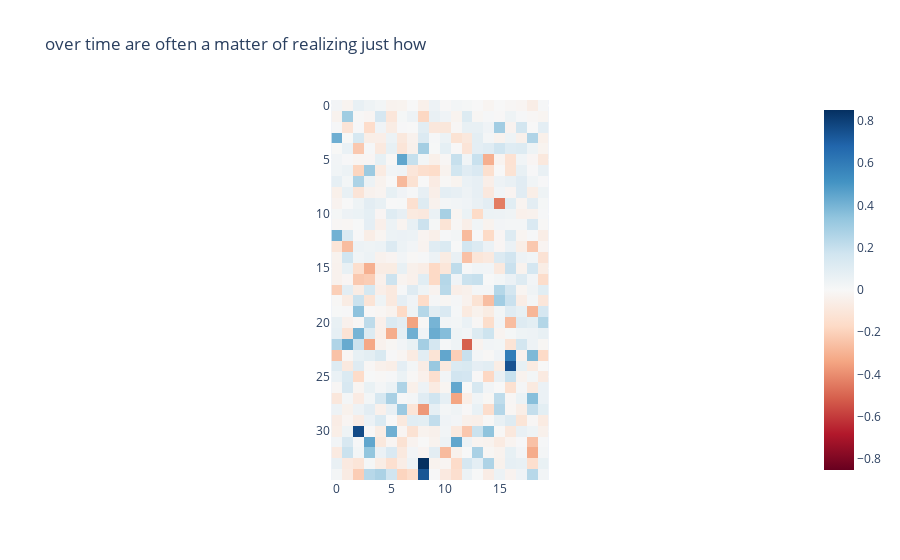
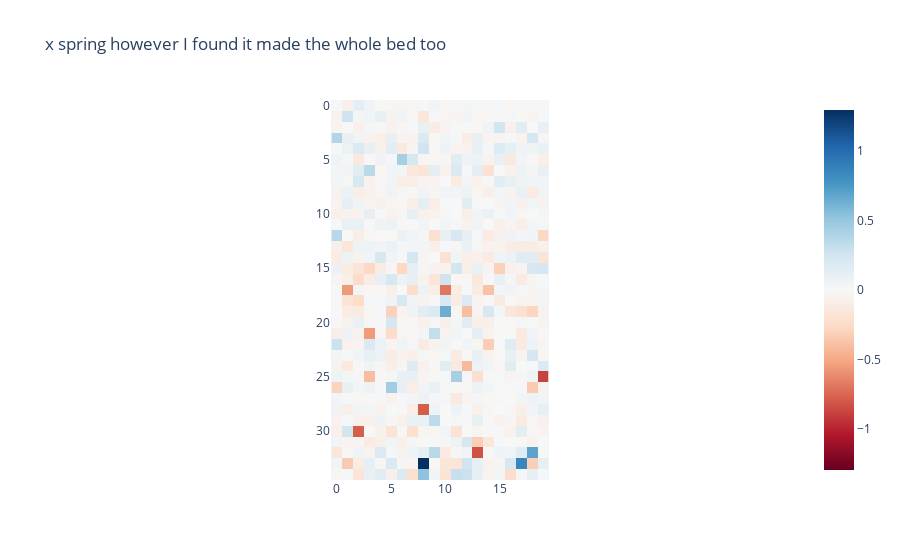
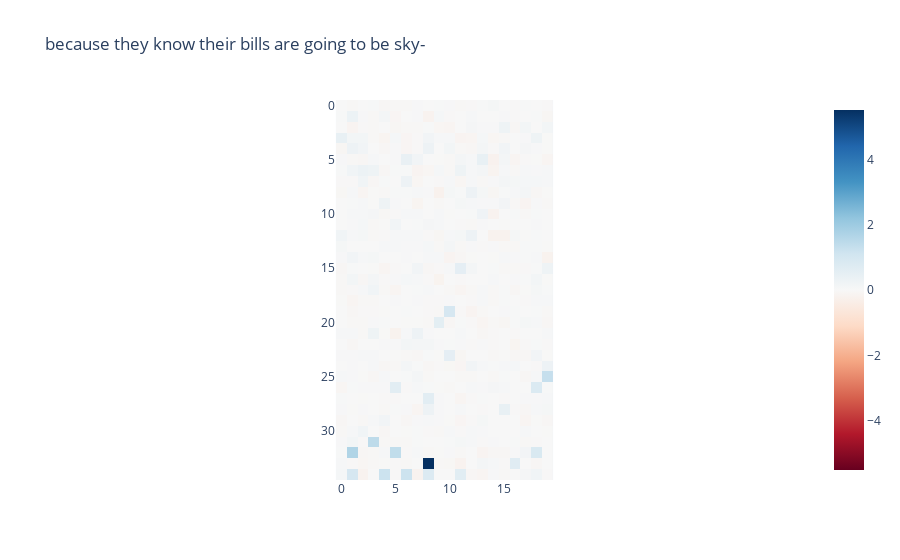
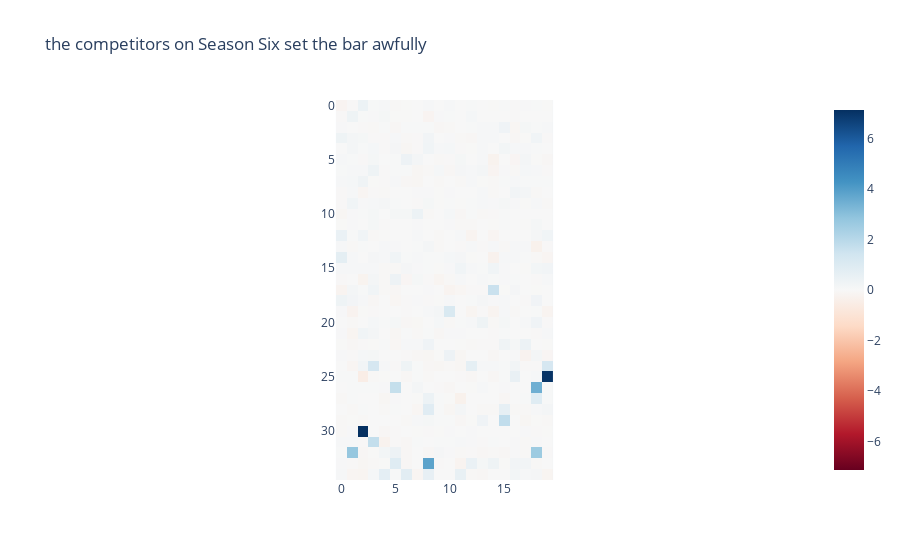

Notebook source saved alongside these figures, in order:
### Code cell
head_attribution_lh = einops.rearrange(head_attribution, "batch (layer head) -> batch layer head", head=model.cfg.n_heads)
for prompt_index in range(len(examples)):
    imshow(head_attribution_lh[prompt_index, :, :], title=f"{examples[prompt_index][-50:]}")

### Figure 1 — Plotly figure (JSON) as saved in the notebook; plotly's stock layout.template omitted (floating-point values rounded to 4 significant figures; data arrays with more than 128 entries replaced by an {"elided": "..."} marker saying what was removed)
{"data": [{"coloraxis": "coloraxis", "hovertemplate": "x: %{x}<br>y: %{y}<br>color: %{z}<extra></extra>", "name": "0", "type": "heatmap", "xaxis": "x", "yaxis": "y", "z": {"elided": "35x20 float values"}}], "layout": {"coloraxis": {"cmid": 0, "colorscale": [[0, "rgb(103,0,31)"], [0.1, "rgb(178,24,43)"], [0.2, "rgb(214,96,77)"], [0.3, "rgb(244,165,130)"], [0.4, "rgb(253,219,199)"], [0.5, "rgb(247,247,247)"], [0.6, "rgb(209,229,240)"], [0.7, "rgb(146,197,222)"], [0.8, "rgb(67,147,195)"], [0.9, "rgb(33,102,172)"], [1, "rgb(5,48,97)"]]}, "title": {"text": "over time are often a matter of realizing just how"}, "xaxis": {"anchor": "y", "constrain": "domain", "domain": [0, 1], "scaleanchor": "y"}, "yaxis": {"anchor": "x", "autorange": "reversed", "constrain": "domain", "domain": [0, 1]}}}

### Figure 2 — Plotly figure (JSON) as saved in the notebook; plotly's stock layout.template omitted (floating-point values rounded to 4 significant figures; data arrays with more than 128 entries replaced by an {"elided": "..."} marker saying what was removed)
{"data": [{"coloraxis": "coloraxis", "hovertemplate": "x: %{x}<br>y: %{y}<br>color: %{z}<extra></extra>", "name": "0", "type": "heatmap", "xaxis": "x", "yaxis": "y", "z": {"elided": "35x20 float values"}}], "layout": {"coloraxis": {"cmid": 0, "colorscale": [[0, "rgb(103,0,31)"], [0.1, "rgb(178,24,43)"], [0.2, "rgb(214,96,77)"], [0.3, "rgb(244,165,130)"], [0.4, "rgb(253,219,199)"], [0.5, "rgb(247,247,247)"], [0.6, "rgb(209,229,240)"], [0.7, "rgb(146,197,222)"], [0.8, "rgb(67,147,195)"], [0.9, "rgb(33,102,172)"], [1, "rgb(5,48,97)"]]}, "title": {"text": "x spring however I found it made the whole bed too"}, "xaxis": {"anchor": "y", "constrain": "domain", "domain": [0, 1], "scaleanchor": "y"}, "yaxis": {"anchor": "x", "autorange": "reversed", "constrain": "domain", "domain": [0, 1]}}}

### Figure 3 — Plotly figure (JSON) as saved in the notebook; plotly's stock layout.template omitted (floating-point values rounded to 4 significant figures; data arrays with more than 128 entries replaced by an {"elided": "..."} marker saying what was removed)
{"data": [{"coloraxis": "coloraxis", "hovertemplate": "x: %{x}<br>y: %{y}<br>color: %{z}<extra></extra>", "name": "0", "type": "heatmap", "xaxis": "x", "yaxis": "y", "z": {"elided": "35x20 float values"}}], "layout": {"coloraxis": {"cmid": 0, "colorscale": [[0, "rgb(103,0,31)"], [0.1, "rgb(178,24,43)"], [0.2, "rgb(214,96,77)"], [0.3, "rgb(244,165,130)"], [0.4, "rgb(253,219,199)"], [0.5, "rgb(247,247,247)"], [0.6, "rgb(209,229,240)"], [0.7, "rgb(146,197,222)"], [0.8, "rgb(67,147,195)"], [0.9, "rgb(33,102,172)"], [1, "rgb(5,48,97)"]]}, "title": {"text": "because they know their bills are going to be sky-"}, "xaxis": {"anchor": "y", "constrain": "domain", "domain": [0, 1], "scaleanchor": "y"}, "yaxis": {"anchor": "x", "autorange": "reversed", "constrain": "domain", "domain": [0, 1]}}}

### Figure 4 — Plotly figure (JSON) as saved in the notebook; plotly's stock layout.template omitted (floating-point values rounded to 4 significant figures; data arrays with more than 128 entries replaced by an {"elided": "..."} marker saying what was removed)
{"data": [{"coloraxis": "coloraxis", "hovertemplate": "x: %{x}<br>y: %{y}<br>color: %{z}<extra></extra>", "name": "0", "type": "heatmap", "xaxis": "x", "yaxis": "y", "z": {"elided": "35x20 float values"}}], "layout": {"coloraxis": {"cmid": 0, "colorscale": [[0, "rgb(103,0,31)"], [0.1, "rgb(178,24,43)"], [0.2, "rgb(214,96,77)"], [0.3, "rgb(244,165,130)"], [0.4, "rgb(253,219,199)"], [0.5, "rgb(247,247,247)"], [0.6, "rgb(209,229,240)"], [0.7, "rgb(146,197,222)"], [0.8, "rgb(67,147,195)"], [0.9, "rgb(33,102,172)"], [1, "rgb(5,48,97)"]]}, "title": {"text": " the competitors on Season Six set the bar awfully"}, "xaxis": {"anchor": "y", "constrain": "domain", "domain": [0, 1], "scaleanchor": "y"}, "yaxis": {"anchor": "x", "autorange": "reversed", "constrain": "domain", "domain": [0, 1]}}}
